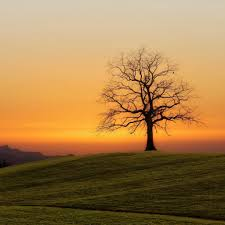
#> input picture images.jpeg, 225 x 225 px, found by its file name
$ jupyter execute Image_enhancement_techniques.ipynb   (older library calls are emulated)
#> lines starting #> are read from the running program, lines starting #| are printed output that depends on the picture
<a href="https://colab.research.google.com/github/harshan2k21/computer_vison/blob/main/Image_enhancement_techniques.ipynb" target="_parent"></a>

[cell 1]
import cv2
import matplotlib.pyplot as plt

img = cv2.imread("/content/images.jpeg", 0)  # grayscale
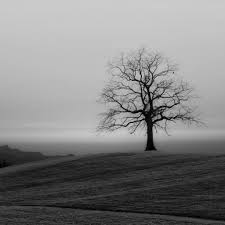
#> img: shape (225, 225); min 0, max 211, mean 131.1
equalized = cv2.equalizeHist(img)
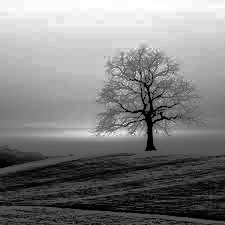
#> equalized: shape (225, 225); min 0, max 255, mean 128.7

plt.figure(figsize=(10,4))
plt.subplot(1,2,1); plt.title("Original"); plt.imshow(img, cmap="gray")
plt.subplot(1,2,2); plt.title("Histogram Equalized"); plt.imshow(equalized, cmap="gray")
plt.show()

[cell 2]
import cv2
import matplotlib.pyplot as plt

img = cv2.imread("/content/images.jpeg", 0)

clahe = cv2.createCLAHE(clipLimit=2.0, tileGridSize=(8,8))
cl_img = clahe.apply(img)
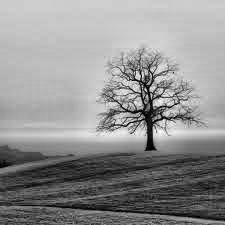
#> cl_img: shape (225, 225); min 1, max 254, mean 144.5

plt.figure(figsize=(10,4))
plt.subplot(1,2,1); plt.title("Original"); plt.imshow(img, cmap="gray")
plt.subplot(1,2,2); plt.title("CLAHE Enhanced"); plt.imshow(cl_img, cmap="gray")
plt.show()

[cell 3]
import cv2
import matplotlib.pyplot as plt

img = cv2.imread("/content/images.jpeg")
#> img is the input picture: shape (225, 225, 3); mean B, G, R 74.7, 125.4, 163.9
blur = cv2.GaussianBlur(img, (5,5), 0)
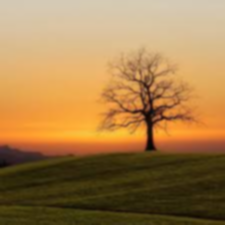
#> blur: shape (225, 225, 3); mean B, G, R 74.7, 125.4, 163.9

plt.subplot(1,2,1); plt.title("Original"); plt.imshow(img[...,::-1])
plt.subplot(1,2,2); plt.title("Gaussian Blur"); plt.imshow(blur[...,::-1])
plt.show()

[cell 4]
import cv2
import numpy as np
import matplotlib.pyplot as plt

img = cv2.imread("/content/images.jpeg")

kernel = np.array([[0,-1,0],
                   [-1,5,-1],
                   [0,-1,0]])

sharpened = cv2.filter2D(img, -1, kernel)
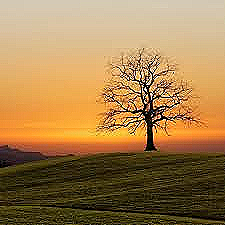
#> sharpened: shape (225, 225, 3); mean B, G, R 78.4, 126.8, 163.1

plt.subplot(1,2,1); plt.title("Original"); plt.imshow(img[...,::-1])
plt.subplot(1,2,2); plt.title("Sharpened"); plt.imshow(sharpened[...,::-1])
plt.show()
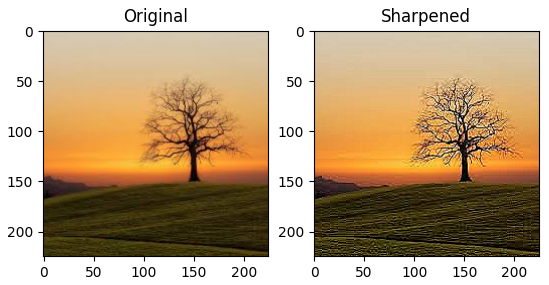
#> figure drawn by matplotlib, 2 panels

[cell 5]
import cv2
import matplotlib.pyplot as plt

img = cv2.imread("/content/images.jpeg", 0)
lap = cv2.Laplacian(img, cv2.CV_64F)
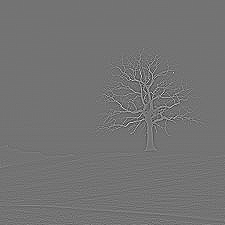
#> lap: shape (225, 225) float64; min -378, max 455, mean 0; drawn with min black and max white

plt.subplot(1,2,1); plt.title("Original"); plt.imshow(img, cmap="gray")
plt.subplot(1,2,2); plt.title("Laplacian Edges"); plt.imshow(lap, cmap="gray")
plt.show()

[cell 6]
import cv2
import matplotlib.pyplot as plt

img = cv2.imread("/content/images.jpeg")

alpha = 1.5  # contrast
beta = 40    # brightness

adjusted = cv2.convertScaleAbs(img, alpha=alpha, beta=beta)
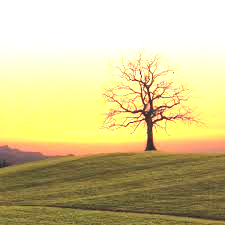
#> adjusted: shape (225, 225, 3); mean B, G, R 145.8, 198.6, 210.5

plt.subplot(1,2,1); plt.title("Original"); plt.imshow(img[...,::-1])
plt.subplot(1,2,2); plt.title("Brightness/Contrast"); plt.imshow(adjusted[...,::-1])
plt.show()
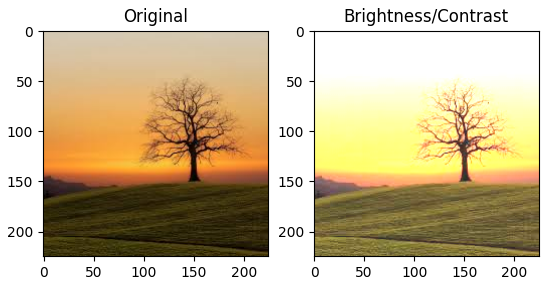
#> figure drawn by matplotlib, 2 panels

[cell 7]
import cv2
import matplotlib.pyplot as plt

# -------- Read Image ----------
img = cv2.imread("/content/images.jpeg", 0)   # Load grayscale image

# -------- Apply Histogram Equalization ----------
hist_eq = cv2.equalizeHist(img)

# -------- Apply CLAHE ----------
clahe = cv2.createCLAHE(clipLimit=2.0, tileGridSize=(8, 8))
clahe_img = clahe.apply(img)

# -------- Plot Histograms ----------
plt.figure(figsize=(12,6))

plt.hist(img.ravel(), 256, [0,256], label="Original", alpha=0.6)
plt.hist(hist_eq.ravel(), 256, [0,256], label="Histogram Equalized", alpha=0.6)
plt.hist(clahe_img.ravel(), 256, [0,256], label="CLAHE", alpha=0.6)

plt.title("Histogram Comparison of Image Enhancement Techniques")
plt.xlabel("Pixel Intensity")
plt.ylabel("Frequency")
plt.legend()
plt.grid(True)
plt.show()
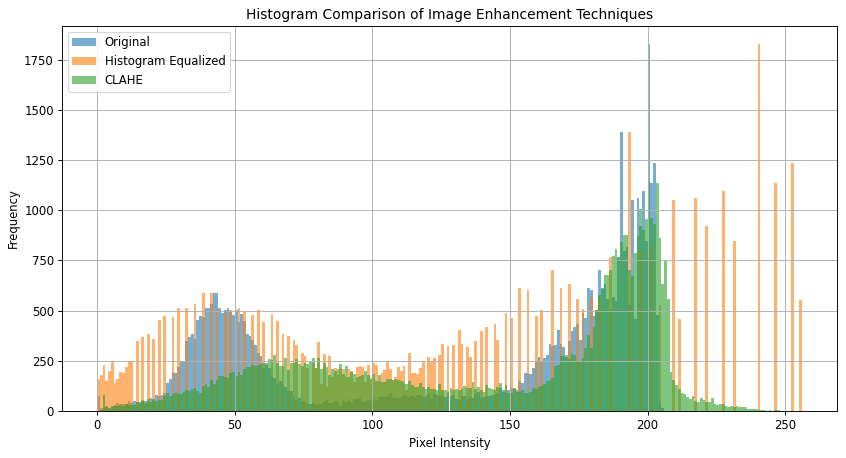
#> figure drawn by matplotlib, 1 panel; tallest bar 1826 high, from x = 200 to 201; tallest bar 1826 high, from x = 240 to 241; tallest bar 1146 high, from x = 200 to 201
